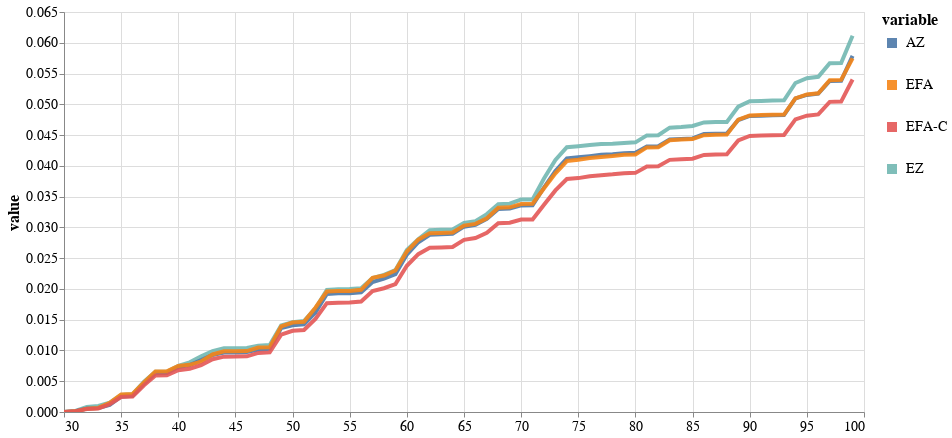

Notebook source saved alongside this figure:
### Code cell
model_evidence = get_model_evidence('log/ez_data/20210726_211108_ez/')
bf = pd.DataFrame(model_evidence, columns=['EZ'])
bf['idx'] = np.arange(bf.shape[0])+30
bf['AZ'] = get_model_evidence('log/ez_data/20210726_211815_az/')
bf['EFA'] = get_model_evidence('log/ez_data/20210726_212141_efa/')
bf['EFA-C'] = get_model_evidence('log/ez_data/20210726_212707_efa_c/')
plot_bf(bf, 800, 400)

### Figure 1 — Vega-Lite specification as saved in the notebook (floating-point values rounded to 4 significant figures; data arrays with more than 128 entries replaced by an {"elided": "..."} marker saying what was removed)
{"config": {"view": {"continuousWidth": 400, "continuousHeight": 300}, "axis": {"labelFontSize": 14, "titleFontSize": 16}, "legend": {"labelFontSize": 14, "symbolStrokeWidth": 10, "titleFontSize": 16}}, "data": {"name": "data-e1fa7fac7b448e24e1a2a39ae7db99d9"}, "mark": {"type": "line", "opacity": 0.9, "strokeWidth": 4}, "encoding": {"color": {"type": "nominal", "field": "variable"}, "x": {"type": "quantitative", "field": "idx", "title": null}, "y": {"type": "quantitative", "field": "value"}}, "height": 400, "selection": {"selector007": {"type": "interval", "bind": "scales", "encodings": ["x", "y"]}}, "width": 800, "$schema": "https://vega.github.io/schema/vega-lite/v4.8.1.json", "datasets": {"data-e1fa7fac7b448e24e1a2a39ae7db99d9": {"elided": "280 records"}}}
